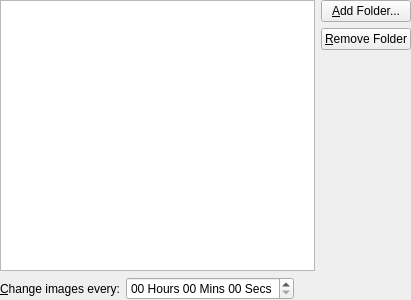
<ui version="4.0" >
 <class>SlideshowConfig</class>
 <widget class="QWidget" name="Form" >
  <property name="geometry" >
   <rect>
    <x>0</x>
    <y>0</y>
    <width>411</width>
    <height>300</height>
   </rect>
  </property>
  <layout class="QVBoxLayout" name="verticalLayout" >
   <property name="margin" >
    <number>0</number>
   </property>
   <item>
    <layout class="QHBoxLayout" >
     <item>
      <widget class="KListWidget" name="m_dirlist" />
     </item>
     <item>
      <layout class="QVBoxLayout" name="_2" >
       <item>
        <widget class="KPushButton" name="m_addDir" >
         <property name="text" >
          <string>&amp;Add Folder...</string>
         </property>
        </widget>
       </item>
       <item>
        <widget class="KPushButton" name="m_removeDir" >
         <property name="text" >
          <string>&amp;Remove Folder</string>
         </property>
        </widget>
       </item>
       <item>
        <widget class="QWidget" native="1" name="widget" />
       </item>
       <item>
        <spacer>
         <property name="orientation" >
          <enum>Qt::Vertical</enum>
         </property>
         <property name="sizeHint" stdset="0" >
          <size>
           <width>20</width>
           <height>40</height>
          </size>
         </property>
        </spacer>
       </item>
      </layout>
     </item>
    </layout>
   </item>
   <item>
    <layout class="QHBoxLayout" name="_3" >
     <item>
      <widget class="QLabel" name="label_2" >
       <property name="text" >
        <string>&amp;Change images every:</string>
       </property>
       <property name="buddy" >
        <cstring>m_slideshowDelay</cstring>
       </property>
      </widget>
     </item>
     <item>
      <widget class="QTimeEdit" name="m_slideshowDelay" >
       <property name="dateTime" >
        <datetime>
         <hour>0</hour>
         <minute>0</minute>
         <second>0</second>
         <year>2000</year>
         <month>1</month>
         <day>1</day>
        </datetime>
       </property>
       <property name="currentSection" >
        <enum>QDateTimeEdit::HourSection</enum>
       </property>
       <property name="displayFormat" >
        <string comment="(qtdt-format) Please do not change the quotes (') and translate only the content of the quotes." >hh 'Hours' mm 'Mins' ss 'Secs'</string>
       </property>
       <property name="time" >
        <time>
         <hour>0</hour>
         <minute>0</minute>
         <second>0</second>
        </time>
       </property>
      </widget>
     </item>
     <item>
      <spacer>
       <property name="orientation" >
        <enum>Qt::Horizontal</enum>
       </property>
       <property name="sizeHint" stdset="0" >
        <size>
         <width>40</width>
         <height>20</height>
        </size>
       </property>
      </spacer>
     </item>
    </layout>
   </item>
  </layout>
 </widget>
 <customwidgets>
  <customwidget>
   <class>KListWidget</class>
   <extends>QListWidget</extends>
   <header>klistwidget.h</header>
  </customwidget>
  <customwidget>
   <class>KPushButton</class>
   <extends>QPushButton</extends>
   <header>kpushbutton.h</header>
  </customwidget>
 </customwidgets>
 <resources/>
 <connections/>
</ui>
